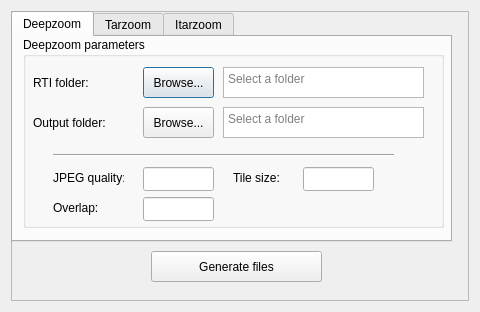
<?xml version="1.0" encoding="UTF-8"?>
<ui version="4.0">
 <class>ZoomDialog</class>
 <widget class="QDialog" name="ZoomDialog">
  <property name="geometry">
   <rect>
    <x>0</x>
    <y>0</y>
    <width>480</width>
    <height>312</height>
   </rect>
  </property>
  <property name="sizePolicy">
   <sizepolicy hsizetype="Fixed" vsizetype="Fixed">
    <horstretch>0</horstretch>
    <verstretch>0</verstretch>
   </sizepolicy>
  </property>
  <property name="maximumSize">
   <size>
    <width>600</width>
    <height>16777215</height>
   </size>
  </property>
  <property name="windowTitle">
   <string>Dialog</string>
  </property>
  <layout class="QGridLayout" name="gridLayout">
   <item row="0" column="0">
    <layout class="QGridLayout" name="gridLayout_2">
     <property name="sizeConstraint">
      <enum>QLayout::SetDefaultConstraint</enum>
     </property>
     <item row="0" column="0">
      <widget class="QFrame" name="frame">
       <property name="frameShape">
        <enum>QFrame::StyledPanel</enum>
       </property>
       <property name="frameShadow">
        <enum>QFrame::Raised</enum>
       </property>
       <widget class="QTabWidget" name="zoomTab">
        <property name="enabled">
         <bool>true</bool>
        </property>
        <property name="geometry">
         <rect>
          <x>0</x>
          <y>0</y>
          <width>441</width>
          <height>231</height>
         </rect>
        </property>
        <property name="sizePolicy">
         <sizepolicy hsizetype="Minimum" vsizetype="Expanding">
          <horstretch>0</horstretch>
          <verstretch>0</verstretch>
         </sizepolicy>
        </property>
        <property name="maximumSize">
         <size>
          <width>600</width>
          <height>16777215</height>
         </size>
        </property>
        <property name="currentIndex">
         <number>0</number>
        </property>
        <widget class="QWidget" name="Deepzoom">
         <property name="sizePolicy">
          <sizepolicy hsizetype="Maximum" vsizetype="Preferred">
           <horstretch>0</horstretch>
           <verstretch>0</verstretch>
          </sizepolicy>
         </property>
         <attribute name="title">
          <string>Deepzoom</string>
         </attribute>
         <widget class="QGroupBox" name="groupBox">
          <property name="geometry">
           <rect>
            <x>10</x>
            <y>0</y>
            <width>421</width>
            <height>191</height>
           </rect>
          </property>
          <property name="title">
           <string>Deepzoom parameters</string>
          </property>
          <widget class="QTextEdit" name="outputRtiFolderDz">
           <property name="geometry">
            <rect>
             <x>200</x>
             <y>30</y>
             <width>201</width>
             <height>31</height>
            </rect>
           </property>
           <property name="readOnly">
            <bool>true</bool>
           </property>
           <property name="html">
            <string>&lt;!DOCTYPE HTML PUBLIC &quot;-//W3C//DTD HTML 4.0//EN&quot; &quot;http://www.w3.org/TR/REC-html40/strict.dtd&quot;&gt;
&lt;html&gt;&lt;head&gt;&lt;meta name=&quot;qrichtext&quot; content=&quot;1&quot; /&gt;&lt;style type=&quot;text/css&quot;&gt;
p, li { white-space: pre-wrap; }
&lt;/style&gt;&lt;/head&gt;&lt;body style=&quot; font-family:'MS Shell Dlg 2'; font-size:7.8pt; font-weight:400; font-style:normal;&quot;&gt;
&lt;p style=&quot;-qt-paragraph-type:empty; margin-top:0px; margin-bottom:0px; margin-left:0px; margin-right:0px; -qt-block-indent:0; text-indent:0px;&quot;&gt;&lt;br /&gt;&lt;/p&gt;&lt;/body&gt;&lt;/html&gt;</string>
           </property>
           <property name="placeholderText">
            <string>Select a folder</string>
           </property>
          </widget>
          <widget class="QLabel" name="label">
           <property name="geometry">
            <rect>
             <x>10</x>
             <y>30</y>
             <width>71</width>
             <height>31</height>
            </rect>
           </property>
           <property name="text">
            <string>RTI folder:</string>
           </property>
          </widget>
          <widget class="QPushButton" name="buttonBrowseRtiDz">
           <property name="geometry">
            <rect>
             <x>120</x>
             <y>30</y>
             <width>71</width>
             <height>31</height>
            </rect>
           </property>
           <property name="text">
            <string>Browse...</string>
           </property>
          </widget>
          <widget class="QLabel" name="label_2">
           <property name="geometry">
            <rect>
             <x>10</x>
             <y>70</y>
             <width>81</width>
             <height>31</height>
            </rect>
           </property>
           <property name="text">
            <string>Output folder:</string>
           </property>
          </widget>
          <widget class="QTextEdit" name="outputOutputFolderDz">
           <property name="geometry">
            <rect>
             <x>200</x>
             <y>70</y>
             <width>201</width>
             <height>31</height>
            </rect>
           </property>
           <property name="readOnly">
            <bool>true</bool>
           </property>
           <property name="html">
            <string>&lt;!DOCTYPE HTML PUBLIC &quot;-//W3C//DTD HTML 4.0//EN&quot; &quot;http://www.w3.org/TR/REC-html40/strict.dtd&quot;&gt;
&lt;html&gt;&lt;head&gt;&lt;meta name=&quot;qrichtext&quot; content=&quot;1&quot; /&gt;&lt;style type=&quot;text/css&quot;&gt;
p, li { white-space: pre-wrap; }
&lt;/style&gt;&lt;/head&gt;&lt;body style=&quot; font-family:'MS Shell Dlg 2'; font-size:7.8pt; font-weight:400; font-style:normal;&quot;&gt;
&lt;p style=&quot;-qt-paragraph-type:empty; margin-top:0px; margin-bottom:0px; margin-left:0px; margin-right:0px; -qt-block-indent:0; text-indent:0px;&quot;&gt;&lt;br /&gt;&lt;/p&gt;&lt;/body&gt;&lt;/html&gt;</string>
           </property>
           <property name="placeholderText">
            <string>Select a folder</string>
           </property>
          </widget>
          <widget class="QPushButton" name="buttonBrowseOutputDz">
           <property name="geometry">
            <rect>
             <x>120</x>
             <y>70</y>
             <width>71</width>
             <height>31</height>
            </rect>
           </property>
           <property name="text">
            <string>Browse...</string>
           </property>
          </widget>
          <widget class="QLabel" name="label_3">
           <property name="geometry">
            <rect>
             <x>30</x>
             <y>130</y>
             <width>71</width>
             <height>21</height>
            </rect>
           </property>
           <property name="text">
            <string>JPEG quality:</string>
           </property>
          </widget>
          <widget class="QLineEdit" name="inputJpegQuality">
           <property name="geometry">
            <rect>
             <x>120</x>
             <y>130</y>
             <width>71</width>
             <height>24</height>
            </rect>
           </property>
          </widget>
          <widget class="QLabel" name="label_4">
           <property name="geometry">
            <rect>
             <x>210</x>
             <y>130</y>
             <width>71</width>
             <height>21</height>
            </rect>
           </property>
           <property name="text">
            <string>Tile size:</string>
           </property>
          </widget>
          <widget class="QLineEdit" name="inputTileSize">
           <property name="geometry">
            <rect>
             <x>280</x>
             <y>130</y>
             <width>71</width>
             <height>24</height>
            </rect>
           </property>
          </widget>
          <widget class="Line" name="line">
           <property name="geometry">
            <rect>
             <x>30</x>
             <y>110</y>
             <width>341</width>
             <height>16</height>
            </rect>
           </property>
           <property name="orientation">
            <enum>Qt::Horizontal</enum>
           </property>
          </widget>
          <widget class="QLabel" name="label_5">
           <property name="geometry">
            <rect>
             <x>30</x>
             <y>160</y>
             <width>71</width>
             <height>21</height>
            </rect>
           </property>
           <property name="text">
            <string>Overlap:</string>
           </property>
          </widget>
          <widget class="QLineEdit" name="inputOverlap">
           <property name="geometry">
            <rect>
             <x>120</x>
             <y>160</y>
             <width>71</width>
             <height>24</height>
            </rect>
           </property>
          </widget>
         </widget>
        </widget>
        <widget class="QWidget" name="Tarzoom">
         <property name="sizePolicy">
          <sizepolicy hsizetype="Maximum" vsizetype="Preferred">
           <horstretch>0</horstretch>
           <verstretch>0</verstretch>
          </sizepolicy>
         </property>
         <attribute name="title">
          <string>Tarzoom</string>
         </attribute>
         <widget class="QGroupBox" name="groupBox_2">
          <property name="geometry">
           <rect>
            <x>10</x>
            <y>0</y>
            <width>421</width>
            <height>411</height>
           </rect>
          </property>
          <property name="title">
           <string>Tarzoom parameters</string>
          </property>
          <widget class="QLabel" name="label_6">
           <property name="geometry">
            <rect>
             <x>10</x>
             <y>30</y>
             <width>111</width>
             <height>31</height>
            </rect>
           </property>
           <property name="text">
            <string>Deepzoom folder:</string>
           </property>
          </widget>
          <widget class="QPushButton" name="buttonBrowseOutputTz">
           <property name="geometry">
            <rect>
             <x>120</x>
             <y>70</y>
             <width>71</width>
             <height>31</height>
            </rect>
           </property>
           <property name="text">
            <string>Browse...</string>
           </property>
          </widget>
          <widget class="Line" name="line_2">
           <property name="geometry">
            <rect>
             <x>30</x>
             <y>110</y>
             <width>341</width>
             <height>16</height>
            </rect>
           </property>
           <property name="orientation">
            <enum>Qt::Horizontal</enum>
           </property>
          </widget>
          <widget class="QTextEdit" name="outputRtiFolderTz">
           <property name="geometry">
            <rect>
             <x>200</x>
             <y>30</y>
             <width>201</width>
             <height>31</height>
            </rect>
           </property>
           <property name="readOnly">
            <bool>true</bool>
           </property>
           <property name="html">
            <string>&lt;!DOCTYPE HTML PUBLIC &quot;-//W3C//DTD HTML 4.0//EN&quot; &quot;http://www.w3.org/TR/REC-html40/strict.dtd&quot;&gt;
&lt;html&gt;&lt;head&gt;&lt;meta name=&quot;qrichtext&quot; content=&quot;1&quot; /&gt;&lt;style type=&quot;text/css&quot;&gt;
p, li { white-space: pre-wrap; }
&lt;/style&gt;&lt;/head&gt;&lt;body style=&quot; font-family:'MS Shell Dlg 2'; font-size:7.8pt; font-weight:400; font-style:normal;&quot;&gt;
&lt;p style=&quot;-qt-paragraph-type:empty; margin-top:0px; margin-bottom:0px; margin-left:0px; margin-right:0px; -qt-block-indent:0; text-indent:0px;&quot;&gt;&lt;br /&gt;&lt;/p&gt;&lt;/body&gt;&lt;/html&gt;</string>
           </property>
           <property name="placeholderText">
            <string>Select a folder</string>
           </property>
          </widget>
          <widget class="QPushButton" name="buttonBrowseRtiTz">
           <property name="geometry">
            <rect>
             <x>120</x>
             <y>30</y>
             <width>71</width>
             <height>31</height>
            </rect>
           </property>
           <property name="text">
            <string>Browse...</string>
           </property>
          </widget>
          <widget class="QLabel" name="label_10">
           <property name="geometry">
            <rect>
             <x>10</x>
             <y>70</y>
             <width>81</width>
             <height>31</height>
            </rect>
           </property>
           <property name="text">
            <string>Output folder:</string>
           </property>
          </widget>
          <widget class="QTextEdit" name="outputOutputFolderTz">
           <property name="geometry">
            <rect>
             <x>200</x>
             <y>70</y>
             <width>201</width>
             <height>31</height>
            </rect>
           </property>
           <property name="readOnly">
            <bool>true</bool>
           </property>
           <property name="html">
            <string>&lt;!DOCTYPE HTML PUBLIC &quot;-//W3C//DTD HTML 4.0//EN&quot; &quot;http://www.w3.org/TR/REC-html40/strict.dtd&quot;&gt;
&lt;html&gt;&lt;head&gt;&lt;meta name=&quot;qrichtext&quot; content=&quot;1&quot; /&gt;&lt;style type=&quot;text/css&quot;&gt;
p, li { white-space: pre-wrap; }
&lt;/style&gt;&lt;/head&gt;&lt;body style=&quot; font-family:'MS Shell Dlg 2'; font-size:7.8pt; font-weight:400; font-style:normal;&quot;&gt;
&lt;p style=&quot;-qt-paragraph-type:empty; margin-top:0px; margin-bottom:0px; margin-left:0px; margin-right:0px; -qt-block-indent:0; text-indent:0px;&quot;&gt;&lt;br /&gt;&lt;/p&gt;&lt;/body&gt;&lt;/html&gt;</string>
           </property>
           <property name="placeholderText">
            <string>Select a folder</string>
           </property>
          </widget>
         </widget>
        </widget>
        <widget class="QWidget" name="Itarzoom">
         <property name="enabled">
          <bool>false</bool>
         </property>
         <property name="sizePolicy">
          <sizepolicy hsizetype="Maximum" vsizetype="Preferred">
           <horstretch>0</horstretch>
           <verstretch>0</verstretch>
          </sizepolicy>
         </property>
         <attribute name="title">
          <string>Itarzoom</string>
         </attribute>
        </widget>
       </widget>
       <widget class="QPushButton" name="buttonConfirm">
        <property name="geometry">
         <rect>
          <x>140</x>
          <y>240</y>
          <width>171</width>
          <height>31</height>
         </rect>
        </property>
        <property name="text">
         <string>Generate files</string>
        </property>
       </widget>
      </widget>
     </item>
    </layout>
   </item>
  </layout>
 </widget>
 <tabstops>
  <tabstop>buttonBrowseRtiDz</tabstop>
  <tabstop>outputRtiFolderDz</tabstop>
  <tabstop>buttonBrowseOutputDz</tabstop>
  <tabstop>outputOutputFolderDz</tabstop>
  <tabstop>inputJpegQuality</tabstop>
  <tabstop>inputTileSize</tabstop>
  <tabstop>inputOverlap</tabstop>
  <tabstop>zoomTab</tabstop>
  <tabstop>buttonBrowseRtiTz</tabstop>
  <tabstop>outputRtiFolderTz</tabstop>
  <tabstop>buttonBrowseOutputTz</tabstop>
  <tabstop>outputOutputFolderTz</tabstop>
 </tabstops>
 <resources/>
 <connections/>
 <slots>
  <slot>buttonBrowseRtiPressed()</slot>
 </slots>
</ui>
